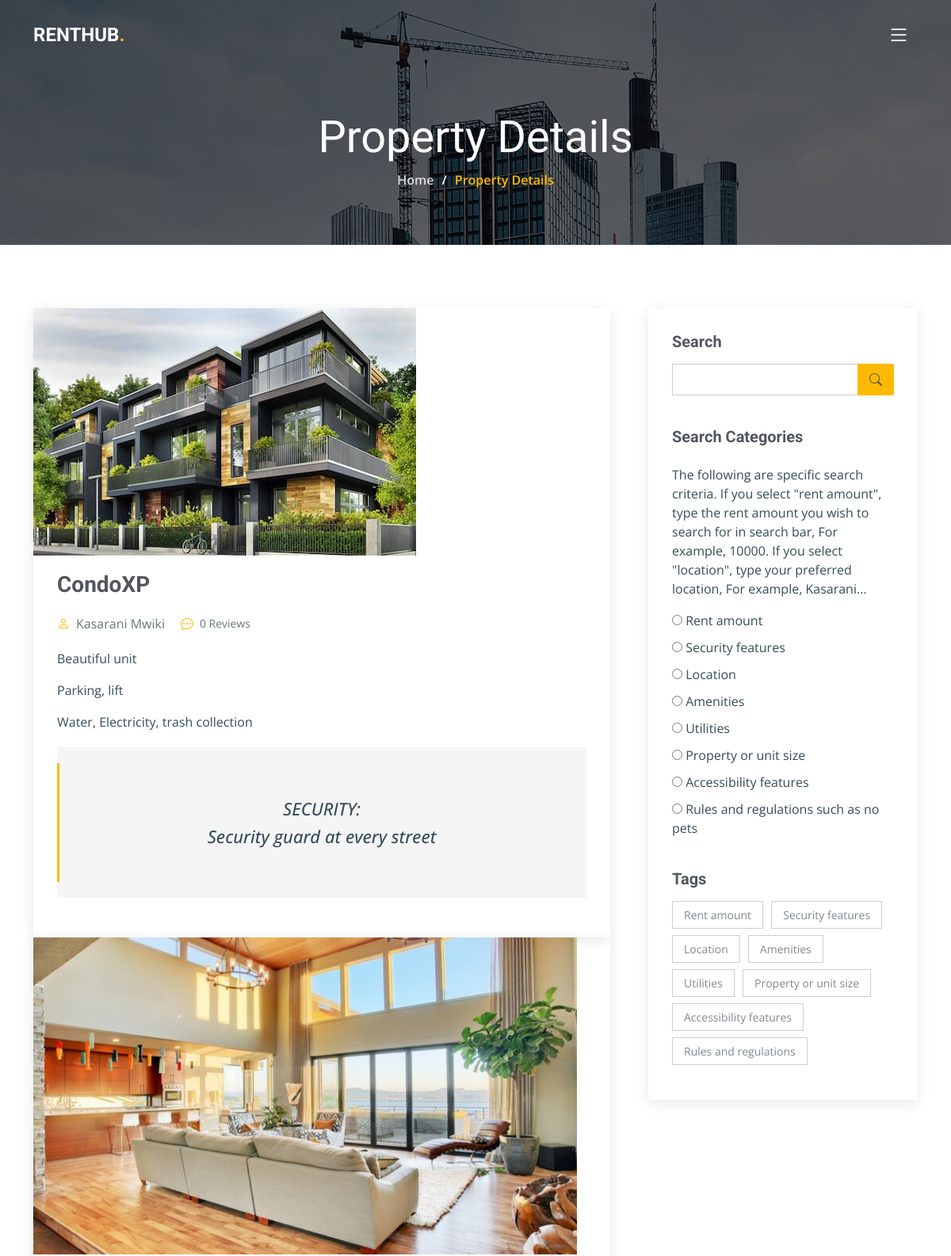
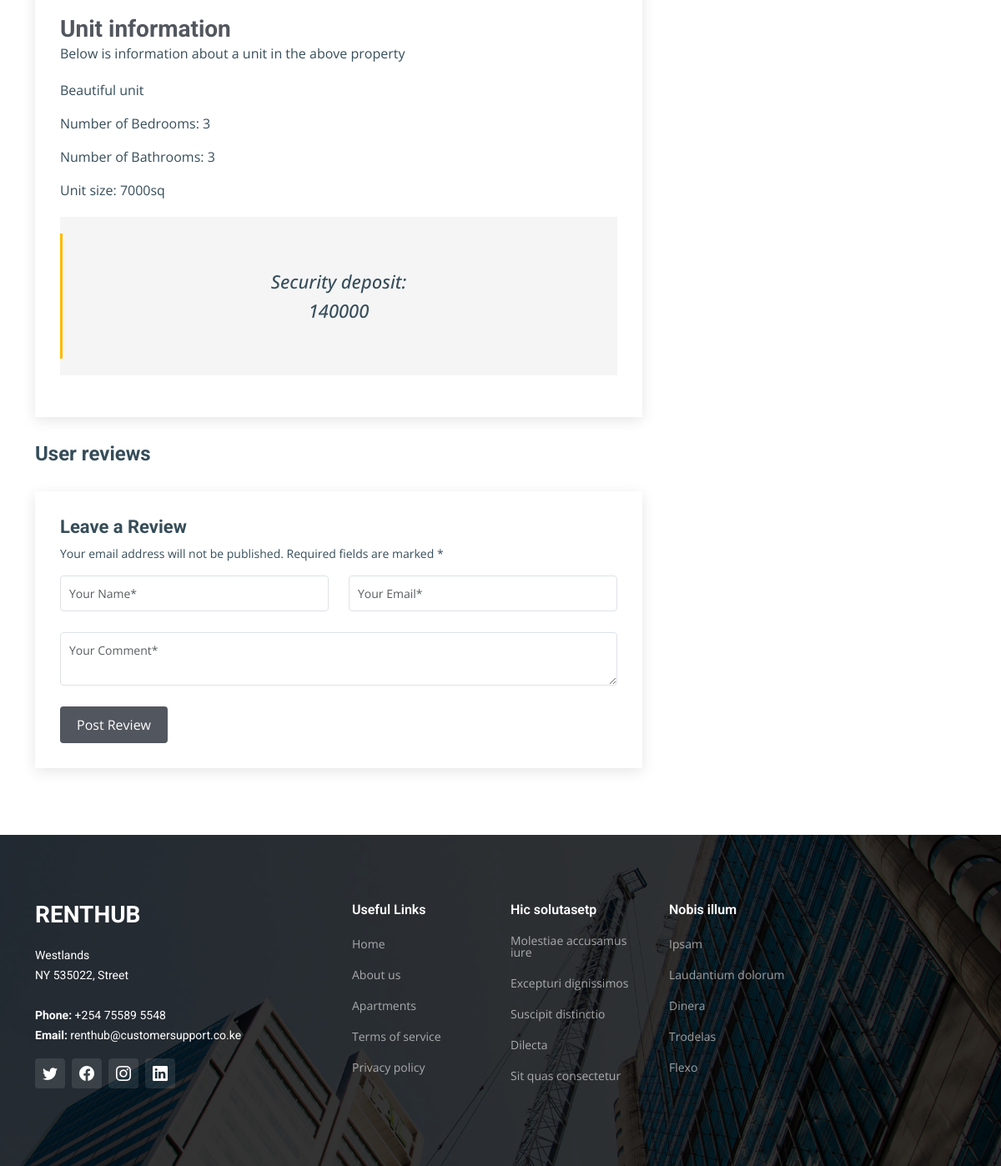
/apartment-details/2/, run on the app's committed database (2 pictures, top to bottom).
### landlord/models.py (models this page shows, shortened)
class ParentProperty(models.Model):
    customer = models.ForeignKey(Customer, on_delete = models.CASCADE, null = True, blank=True)
    PROPERTY_TYPES = [
        ('apartment', 'Apartment'),
        ('single_family_home', 'Single Family Home'),
        ('condominium', 'Condominium'),
        ('duplex', 'Duplex')
    ]
    property_code = models.IntegerField(primary_key = True)
    name = models.CharField(max_length=100, null=True, blank = True) #name of apartment building
    property_image = models.ImageField(null=True, blank=True)
    location = models.CharField(max_length=255) #Where the apartment is located
    property_type = models.CharField(max_length=50, choices=PROPERTY_TYPES, default='apartment')
    total_units = models.CharField(max_length=250, default = 1) #number of apartment, homes, etc.
    property_size = models.CharField(max_length=250, help_text="Size of the property in square feet", blank=True, null=True)
    building_age = models.CharField(max_length=250, help_text="Age of the building in years", blank=True, null=True)
    management_company = models.CharField(max_length=100, blank=True, null=True) #If it is managed by a third party
    amenities = models.TextField(blank=True, null=True) #gym, swimming pool, parking etc
    utilities = models.TextField(blank=True, null=True) #water, electricity, gas)
    maintenance_services = models.TextField(blank=True, null=True) #if offered by property owner
    parking = models.TextField(blank=True, null=True) #none,  garage, open parking lot
    security_features = models.TextField(blank=True, null=True) #cctvs, watchmen, gated access, dogs, etc
    average_rent = models.CharField(max_length=100, blank=True, null=True)
    rules_regulations = models.TextField(blank=True, null=True) #noise policies, pet policies, smoking policies,
    accessibility = models.TextField(blank=True, null=True) # wheelchair ramps, elevators
    lease_terms = models.TextField(blank=True, null=True)
    description = models.TextField(null=True, blank=True)
    class Meta:
        db_table='property_information'
    @property #help us access this as an attribute rather than as a model
    def property_imageURL(self):
        try:
            url = self.property_image.url
        except:
            url = ''
        return url
    unit_image = models.ImageField(null=True, blank=True)
    floor_number = models.CharField(max_length=100, null=True, blank = True) #Which floor is the apartment located in
    bedrooms = models.CharField(max_length=100, null=True, blank = True)
    bathrooms = models.CharField(max_length=100, null=True, blank = True) #na
    unit_size = models.CharField(max_length=100, null=True, blank = True) #square foot
    rent_amount = models.IntegerField(null=True, blank = True) #
    security_deposit = models.IntegerField(null=True, blank=True)
    availability = models.BooleanField(null=True, blank=True)
    unit_description = models.TextField(null=True, blank = True)
    @property #help us access this as an attribute rather than as a model
    def unit_imageURL(self):
        try:
            url = self.unit_image.url
        except:
            url = ''
        return url

### landlord/views.py (the view)
# urls.py: path('apartment-details/<int:property_code>/',  lv.apartmentDetails, name ='apartmentdetails'),
def apartmentDetails(request, property_code):
    property_detail = ParentProperty.objects.get(property_code = property_code)
    if request.method == "POST":
        name = request.POST['name']
        email = request.POST['email']
        comment = request.POST['comment']
        myreviews = Review(parent_property=property_detail, name=name, email=email, comment=comment)
        myreviews.save()
    reviews = Review.objects.filter(parent_property=property_code)
    return render(request, 'landlord/apartment-details.html', {
        'property_detail': property_detail,
        'reviews': reviews,
    })

### landlord/templates/landlord/apartment-details.html (shortened to what this page needs)
{% extends 'main/base.html' %}
{% load static %}
  {% block pagecontent %}
  <main id="main">
    <div class="breadcrumbs d-flex align-items-center" style="background-image: url('/static/img/breadcrumbs-bg.jpg');">
      <div class="container position-relative d-flex flex-column align-items-center" data-aos="fade">
        <h2>Property Details</h2>
        <ol>
          <li><a href="{% url 'home' %}">Home</a></li>
          <li>Property Details</li>
        </ol>
      </div>
    </div>
    <section id="blog" class="blog">
      <div class="container" data-aos="fade-up" data-aos-delay="100">
        <div class="row g-5">
          <div class="col-lg-8">
            <article class="blog-details">
              <div class="post-img">
                <img src="{{ property_detail.property_imageURL}}" alt="" class="img-fluid">
              </div>
              <h2 class="title">{{property_detail.name}}</h2>
              <div class="meta-top">
                <ul>
                  <li class="d-flex align-items-center"><i class="bi bi-person"></i>{{ property_detail.location }}</li>
                  <li class="d-flex align-items-center"><i class="bi bi-chat-dots"></i> <a href="#comments">{{ reviews.count }} Reviews</a></li>
                </ul>
              </div>
              <div class="content">
                <p>
                  {{property_detail.description}}
                </p>
                <p>
                  {{property_detail.amenities}}
                </p>
                <p>
                  {{property_detail.utilities}}
                </p>
                <blockquote>
                  <p>
                    SECURITY: <br>
                    {{property_detail.security_features}}
                  </p>
                </blockquote>
              </div>
            </article>
            <article class="blog-details">
              <div class="post-img">
                <img src="{{property_detail.unit_imageURL}}" alt="" class="img-fluid">
              </div>
              <h2 class="title"> Unit information</h2>
              <p> Below is information about a unit in the above property</p>
              <div class="content">
                <p>
                  {{property_detail.unit_description}}
                </p>
                <p>
                  Number of Bedrooms: {{property_detail.bedrooms}}
                </p>
                <p>
                  Number of Bathrooms: {{property_detail.bathrooms}}
                </p>
                <p>
                  Unit size: {{property_detail.unit_size}}
                </p>
                <blockquote>
                  <p>
                    Security deposit: <br>
                    {{property_detail.security_deposit}}
                  </p>
                </blockquote>
              </div>
            </article>
            <div class="comments" id="comments">
              <h4 class="comments-count">User reviews</h4>
              <div class="reply-form">
                <h4>Leave a Review</h4>
                <p>Your email address will not be published. Required fields are marked * </p>
                <form method="post" action="{% url 'apartmentdetails' property_code=property_detail.property_code %}">
                  <div class="row">
                    <div class="col-md-6 form-group">
                      <input name="name" id="name" type="text" class="form-control" placeholder="Your Name*">
                    </div>
                    <div class="col-md-6 form-group">
                      <input type="email" name="email" id="email" class="form-control" placeholder="Your Email*">
                    </div>
                  </div>
                  <div class="row">
                    <div class="col form-group">
                      <textarea name="comment" class="form-control" placeholder="Your Comment*"></textarea>
                    </div>
                  </div>
                  <button type="submit" class="btn btn-primary">Post Review</button>
                </form>
              </div>
            </div>
          </div>
          <div class="col-lg-4">
            <div class="sidebar">
              <div class="sidebar-item search-form">
                <h3 class="sidebar-title">Search</h3>
                <form method="post" role="search" action="{% url 'apartments' %}" class="mt-3">
                  <input type="text" name="search_term" id="search_term">
                  <button type="submit"><i class="bi bi-search"></i></button>
                </form>
              </div>
              <div class="sidebar-item categories">
                <h3 class="sidebar-title">Search Categories</h3>
                <br>
                <p>The following are specific search criteria. If you select "rent amount", type the rent amount you wish to search for in search bar, For example, 10000. If you select "location", type your preferred location, For example, Kasarani...</p>
                <ul class="mt-3">
                  <li><input type="radio" name="include_rent_amount"> Rent amount </li>
                  <li><input type="radio" name="include_rent_amount"> Security features</li>
                  <li><input type="radio" name="include_rent_amount"> Location</li>
                  <li><input type="radio" name="include_rent_amount"> Amenities</li>
                  <li><input type="radio" name="include_rent_amount"> Utilities</li>
                  <li><input type="radio" name="include_rent_amount"> Property or unit size</li>
                  <li><input type="radio" name="include_rent_amount"> Accessibility features</li>
                  <li><input type="radio" name="include_rent_amount"> Rules and regulations such as no pets</li>
                </ul>
              </div>
              <div class="sidebar-item tags">
                <h3 class="sidebar-title">Tags</h3>
                <ul class="mt-3">
                  <li><a href="#">Rent amount</a></li>
                  <li><a href="#">Security features</a></li>
                  <li><a href="#">Location</a></li>
                  <li><a href="#">Amenities</a></li>
                  <li><a href="#">Utilities</a></li>
                  <li><a href="#">Property or unit size</a></li>
                  <li><a href="#"> Accessibility features</a></li>
                  <li><a href="#">Rules and regulations</a></li>
                </ul>
              </div>
            </div>
          </div>
        </div>
        </div>
    </section>
  </main>
  {% endblock %}

### data on the page
ParentProperty: property_imageURL (picture), name "CondoXP", location "Kasarani Mwiki", description "Beautiful unit", amenities "Parking, lift", utilities "Water, Electricity, trash collection", security_features "Security guard at every street", unit_imageURL (picture), unit_description "Beautiful unit", bedrooms "3", bathrooms "3", unit_size "7000sq", security_deposit "140000"

### other printed values
{{ reviews.count }} "0"
